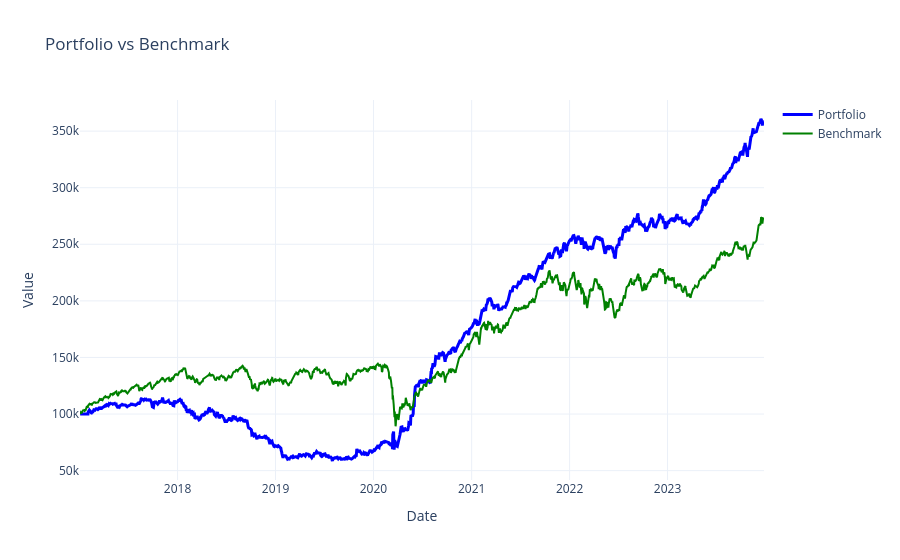

This figure's notebook cell:
### Code cell
import plotly.graph_objects as go
import plotly.io as pio
benchmark_df = pd.read_csv('src/benchmark.csv', index_col=0, parse_dates=True)
benchmark_df=benchmark_df[START_DATE:END_DATE]#HERE ALSO IF UPDATED DATE IN "backtest()"
no_of_stocks = 100000 / benchmark_df['close'].iloc[0]
benchmark_df['close'] = benchmark_df['close'] * no_of_stocks
stats_eq = pf.stats()
eq_curve = pf.value()
eq_curve=eq_curve[START_DATE:END_DATE]
fig = go.Figure()

fig.add_trace(go.Scatter(
    x=eq_curve.index,
    y=eq_curve.values,
    mode='lines',
    name='Portfolio',
    line=dict(color='blue', width=3)
))
fig.add_trace(go.Scatter(
    x=benchmark_df.index,
    y=benchmark_df.iloc[:, 0],  # assumes benchmark is in first column
    mode='lines',
    name='Benchmark',
    line=dict(color='green', width=2)
))
fig.update_layout(
    title='Portfolio vs Benchmark',
    xaxis_title='Date',
    yaxis_title='Value',
    template='plotly_white'
)

fig.show()

### Figure 1 — Plotly figure (JSON) as saved in the notebook; plotly's stock layout.template omitted (floating-point values rounded to 4 significant figures; data arrays with more than 128 entries replaced by an {"elided": "..."} marker saying what was removed)
{"data": [{"line": {"color": "blue", "width": 3}, "mode": "lines", "name": "Portfolio", "type": "scatter", "x": {"elided": "1729 str values"}, "y": {"elided": "1729 float values"}}, {"line": {"color": "green", "width": 2}, "mode": "lines", "name": "Benchmark", "type": "scatter", "x": {"elided": "1729 str values"}, "y": {"elided": "1729 float values"}}], "layout": {"title": {"text": "Portfolio vs Benchmark"}, "xaxis": {"title": {"text": "Date"}}, "yaxis": {"title": {"text": "Value"}}}}
